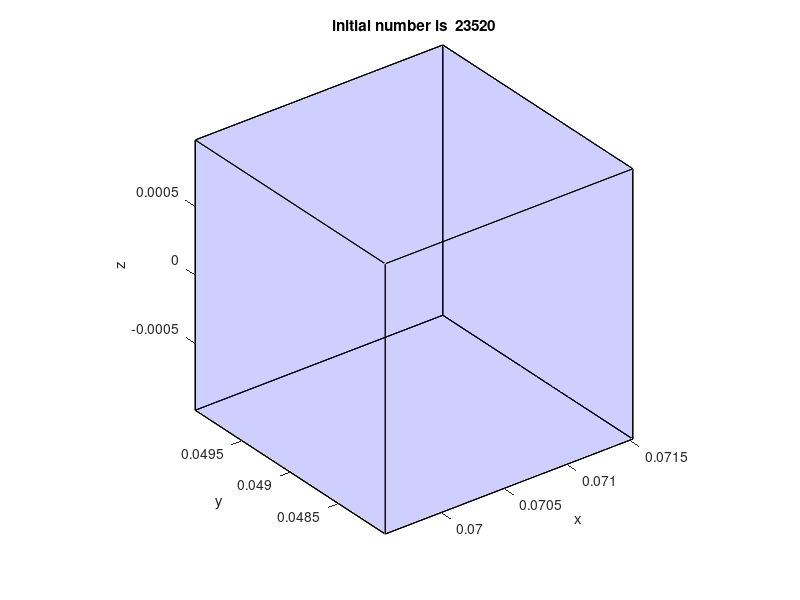

MATLAB code to generate this figure: (Note: this script raises an error after producing the figure.)
%%  this function require the desired particle number,
% the spatial limit position. generate the frame, ainj file to initial Fluent DPM.
% read the dpm file in order to use the first 2 lines

%% use this if donot want to specify velocitypart
% define the particle number, spatial limits


 particle_number=20000; % define the particle number 
% x=-50/100  % I think the units is meter here for FUME
% y=15/100
% z=65/100

x=0.07054139  % I think the units is meter here. for NANO
y=0.049
z=0

center=[x y z];
dx=0.000985
x_up=x+dx;  %define spatial position in meter
x_low=x-dx;
y_up=y+dx;
y_low=y-dx;
z_up=z+dx;
z_low=z-dx;
%% for the given vertex position, plot the frame of a cubic;
p1=[x_up y_low z_low];
p2=[x_up y_up z_low];
p3=[x_low y_up z_low];
p4=[x_low y_low z_low];
p5=[x_up y_low z_up];
p6=[x_up y_up z_up];
p7=[x_low y_up z_up];
p8=[x_low y_low z_up];
x=[p1(1) p2(1) p1(1) p1(1) p5(1) p3(1);
    p2(1) p3(1) p2(1) p4(1) p6(1) p7(1);
    p3(1) p7(1) p6(1) p8(1) p7(1) p8(1);
    p4(1) p6(1) p5(1) p5(1) p8(1) p4(1)];
y=[p1(2) p2(2) p1(2) p1(2) p5(2) p3(2);
    p2(2) p3(2) p2(2) p4(2) p6(2) p7(2);
    p3(2) p7(2) p6(2) p8(2) p7(2) p8(2);
    p4(2) p6(2) p5(2) p5(2) p8(2) p4(2)];
z=[p1(3) p2(3) p1(3) p1(3) p5(3) p3(3);
    p2(3) p3(3) p2(3) p4(3) p6(3) p7(3);
    p3(3) p7(3) p6(3) p8(3) p7(3) p8(3);
    p4(3) p6(3) p5(3) p5(3) p8(3) p4(3)];
fill3(x,y,z, 'b','facealpha',0.1)
hold on;
%% calculate the node position
xlengh=x_up-x_low;
ylengh=y_up-y_low;
zlengh=z_up-z_low;
elememt_len=(xlengh*ylengh*zlengh/particle_number)^(1/3);
elen_x=xlengh/elememt_len;
elen_y=ylengh/elememt_len;
elen_z=zlengh/elememt_len;
elen_x=ceil(elen_x); % get element nember to generate the location of desired number particles
elen_y=ceil(elen_y);
elen_z=ceil(elen_z+2);
% i denotes x  j denotes y  k denotes z
% generate node postion
for i=1:elen_x+1
    nodepos_x(i)=xlengh/elen_x*(i-1)+x_low;
end
for i=1:elen_y+1
    nodepos_y(i)=ylengh/elen_y*(i-1)+y_low;
end
for i=1:elen_z+1
    nodepos_z(i)=zlengh/elen_z*(i-1)+z_low;
end
%% generate element position
d=1;
ele_location=zeros(3,elen_x*elen_y*elen_z);
for k=1:elen_z     %generate layer by layer
    cell_z=(nodepos_z(k)+nodepos_z(k+1))/2;  %calculate the z position of every particle
    for j=1:  elen_y
        for i=1:elen_x
            cell_x=(nodepos_x(i)+nodepos_x(i+1))/2;
            cell_y=(nodepos_y(j)+nodepos_y(j+1))/2;
                ele_location(1,d)=cell_x;
                ele_location(2,d)=cell_y;
                ele_location(3,d)=cell_z;
                d=d+1;
           
        end
    end
end
ddd=d;
fprintf('Total number of particles used: %d \n', d);

%%
plot3(ele_location(1,:),ele_location(2,:),ele_location(3,:),'b.','MarkerSize',7);
axis equal
xlim([x_low  x_up])
ylim([y_low  y_up])
zlim([z_low  z_up])
xlabel('x')
ylabel('y')
zlabel('z')
title(['initial number is  ' num2str(elen_x*elen_y*elen_z)])
hold off;
%% read .dpm file to use the first two lines
filename1='sample.dpm';
data = importdata(filename1);
% com=data;
siz=size(data);
siz=siz(1);
for i=3:1:siz
    data{i}(1)=[];
    data{i}(1)=[];
    for j=1:1:16
        data{i}(155)=[];
    end
    data{i}=str2num(data{i});
end
%% generate writeinfo
numberpart=zeros(ddd+1,12);
d=0.5e-6; %8e-5;
mass=4/3*pi*(d/2)^3*1000; % calculate the mass
numberpart(:,7)=d ;%8e-5;  %define the diameter
numberpart(:,8)=300; %define Temperature
numberpart(:,9)=2.1368e-23; %define mass-flow
numberpart(:,10)=mass;%4.189e-15;%2.68e-10; %define the mass
numberpart(:,11)=7.9705e-14; % define  frequency
 

for i=1:ddd-1 %assign xyz postion to numberpart
    numberpart(i+2,1:3)=ele_location(:,i);
    writeinfo{i+2,1}=num2str(numberpart(i+2,:));
    writeinfo{i+2,1}=['(( ' writeinfo{i+2,1} ') )'];
end
writeinfo{1}=data{1};
writeinfo{2}=data{2};
filename1=[num2str(ddd) '_' num2str(d) '.inj'];
fid=fopen(['E:\desktop\temp\' filename1],'wt');
disp(['generating E:\desktop\temp\' filename1 '....']);
for i=1:length(writeinfo)
    writ=writeinfo{i};
    fprintf(fid,'%s\n',writ);
end
fclose(fid);

clear writeinfo

% %% Use this if want to connect particle tracking
% load('E:\desktop\CFD\Raceway_pond_and_Peers_PBR_03132016--\connect study\Connect procedure\velocitypart')
% % velocitypart=single(velocitypart);
% %% read .dpm file to use the first two lines
% writeinfo=[]
% filename1='sample.dpm';
% data = importdata(filename1);
% % com=data;
% for i=3:1:length(data)
% data{i}(1)=[];
% data{i}(1)=[];
%     for j=1:1:16
%         data{i}(155)=[];
%     end
% data{i}=str2num(data{i});
% end
% numberpart=zeros(number+2,12);
% d=2e-6; %8e-5;
% mass=4/3*pi*(d/2)^3*1000; % calculate the mass
% numberpart(:,7)=d ;%8e-5;  %define the diameter
% % numberpart(:,8)=300; %define Temperature
% numberpart(:,9)=2.1368e-23; %define mass-flow
% numberpart(:,10)=mass;%4.189e-15;%2.68e-10; %define the mass
% numberpart(:,11)=7.9705e-14; % define  frequency
% numberpart(number+3:end,:)=[];
% for i=1:number
%     numberpart(i+2,1:6)=velocitypart(i+2,1:6);
%     numberpart(i+2,8)=i+9000000-1;  % Use a high number can improve the consistence!
%     writeinfo{i+2,1}=num2str(numberpart(i+2,:));
%     writeinfo{i+2,1}=['(( ' writeinfo{i+2,1} ') )'];
% end
% writeinfo{1}=data{1};
% writeinfo{2}=data{2};
% fid=fopen(['E:\desktop\temp\' num2str(number) '_for connect1111.inj'],'wt');
% disp(['generating E:\desktop\temp\' num2str(number) '_for connect.inj']);
% for i=1:number
% writ=writeinfo{i};
% fprintf(fid,'%s\n',writ);
% end
% fclose(fid);
 
